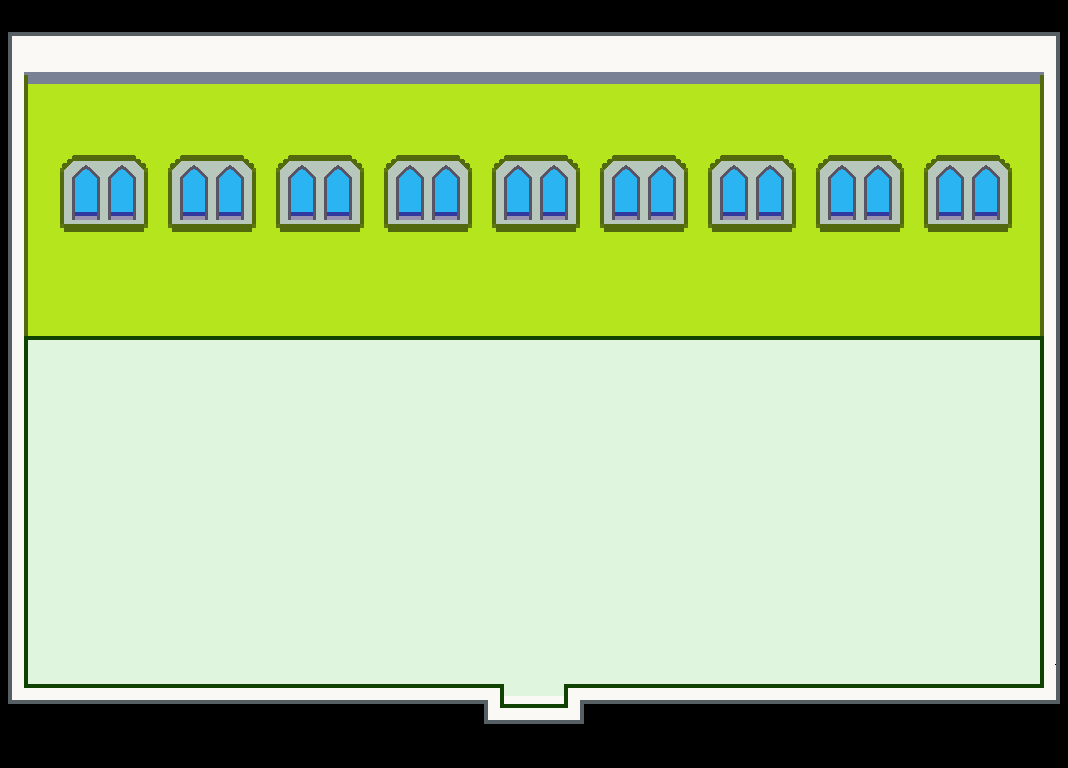

Tiled map render using the project's own tile images. Description and the map definition, with tile-layer contents summarised, below:
An orthogonal 89x64 tile map with 12x12 px tiles, 3 tile layers (Terrain, Flowers, Terrain Top), 3 tilesets and 20 objects (2x player, 2x character).

<map version="1.10" tiledversion="1.11.2" orientation="orthogonal" renderorder="right-down" width="89" height="64" tilewidth="12" tileheight="12" infinite="0" nextlayerid="10" nextobjectid="35">
 <tileset firstgid="1" source="../tilesets/indoor.tsx" />
 <tileset firstgid="6121" source="../tilesets/objectsVeryBig.tsx" />
 <tileset firstgid="6124" source="../tilesets/objectsSmall.tsx" />
 <objectgroup id="3" name="Water" locked="1" />
 <layer id="1" name="Terrain" width="89" height="64">
  <data>[5696 cells, 5696 non-empty, 289 distinct tile ids]</data>
 </layer>
 <layer id="2" name="Flowers" width="89" height="64" locked="1">
  <data>[5696 cells, 0 non-empty, 0 distinct tile ids]</data>
 </layer>
 <objectgroup id="9" name="Entities">
  <object id="1" name="player" x="533.333" y="646.666">
   <properties>
    <property name="direction" value="up" />
    <property name="pos" value="castleinside" />
   </properties>
   <point />
  </object>
  <object id="2" name="character" x="534.667" y="389.333">
   <properties>
    <property name="character_id" value="boss" />
    <property name="direction" value="down" />
    <property name="graphic" value="queen" />
    <property name="interaction" value="chat" />
    <property name="radius" value="100" />
   </properties>
   <point />
  </object>
  <object id="15" name="character" x="885.333" y="508">
   <properties>
    <property name="character_id" value="woman1" />
    <property name="direction" value="down" />
    <property name="graphic" value="womanone" />
    <property name="interaction" value="chat" />
    <property name="radius" value="0" />
   </properties>
   <point />
  </object>
  <object id="16" name="player" x="534.667" y="488.333">
   <properties>
    <property name="direction" value="up" />
    <property name="pos" value="endgame" />
   </properties>
   <point />
  </object>
 </objectgroup>
 <layer id="4" name="Terrain Top" width="89" height="64">
  <data>[5696 cells, 22 non-empty, 21 distinct tile ids]</data>
 </layer>
 <objectgroup id="5" name="Transition">
  <object id="3" x="502.667" y="679.667" width="61.3333" height="21.3333">
   <properties>
    <property name="pos" value="castleoutside" />
    <property name="target" value="world" />
   </properties>
  </object>
 </objectgroup>
 <objectgroup id="6" name="Collisions">
  <object id="4" x="24" y="660" width="469.333" height="56" />
  <object id="5" x="572.667" y="660" width="467.333" height="60" />
  <object id="6" x="30" y="248" width="1012" height="76" />
  <object id="7" x="1033.33" y="326.667" width="26" height="344" />
  <object id="8" x="11" y="327.333" width="20.6667" height="356.667" />
  <object id="9" x="502.667" y="324" width="66.6667" height="26.6667" />
  <object id="31" x="40" y="643" width="52" height="26.6667" />
  <object id="32" x="965.333" y="641.333" width="60" height="32" />
 </objectgroup>
 <objectgroup id="7" name="Buildings" />
 <objectgroup id="8" name="Objects">
  <object id="24" gid="6126" x="963.667" y="672" width="22" height="24" />
  <object id="25" gid="6126" x="999.667" y="674.667" width="22" height="24" />
  <object id="26" gid="6126" x="42.3333" y="672" width="22" height="24" />
  <object id="27" gid="6126" x="69" y="672" width="22" height="24" />
  <object id="28" gid="6126" x="455.667" y="344" width="22" height="24" />
  <object id="29" gid="6126" x="591.667" y="344" width="22" height="24" />
  <object id="30" gid="6123" x="513.667" y="351" width="50" height="70" />
 </objectgroup>
</map>